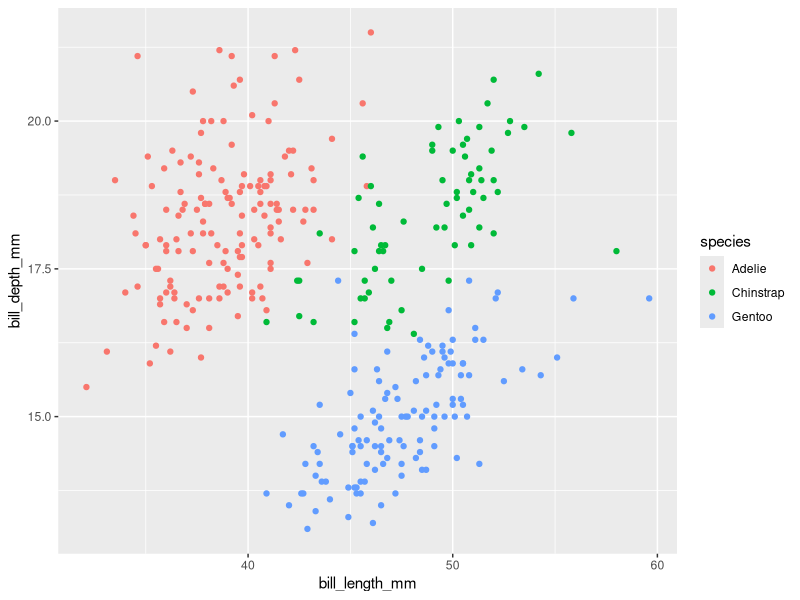

R code for this plot:
# Load all necessary libraries
library(tidyverse)
library(palmerpenguins)

#Remove NAs
pgs <- penguins %>% drop_na

# Plot bill length and bill depth, color by species
pgs %>% 
  ggplot() +
  geom_point(aes(x = bill_length_mm, y = bill_depth_mm, color = species))